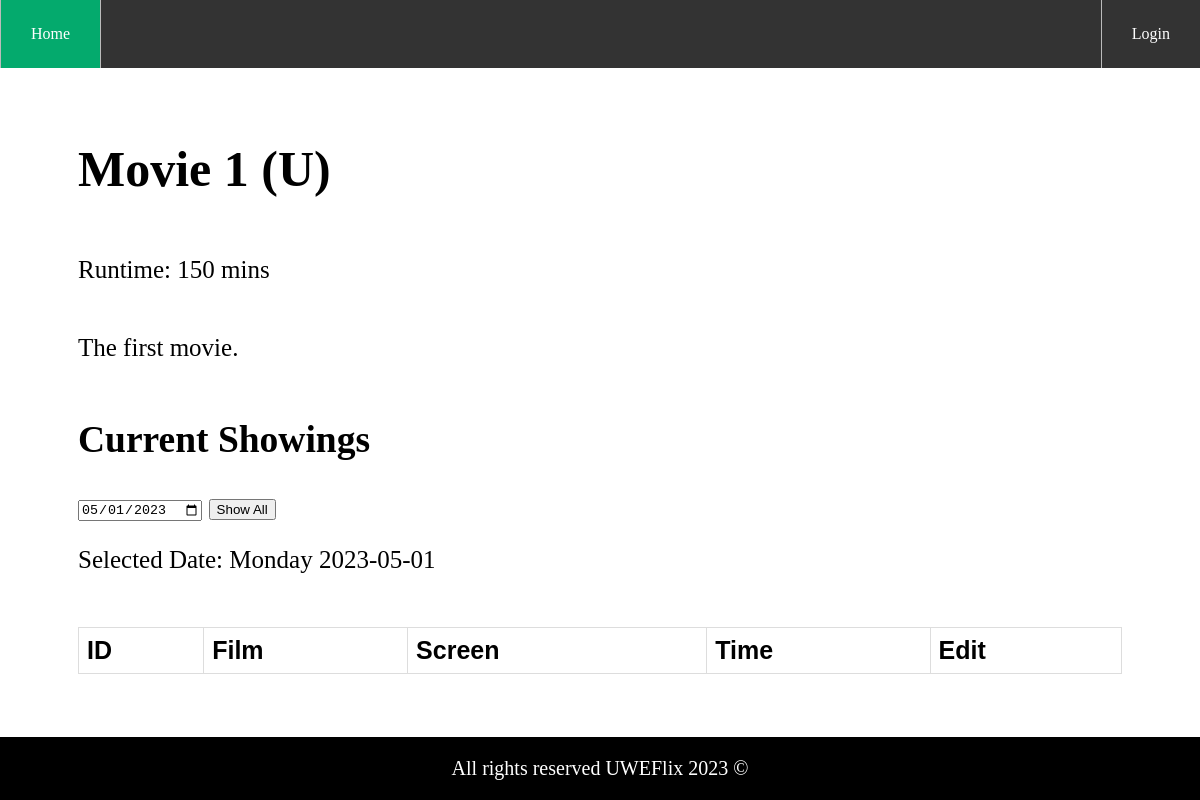
Screenshot of /view_film/1 with the database file from the repository.
### UWEFlix/models.py (models this page shows)
class Film(models.Model):
    RATINGS = (('U', 'U'), ('PG', 'PG'), ('12A', '12A'), ('12', '12'), ('15', '15'), ('18', '18'))
    title = models.CharField(max_length=32)
    age_rating = models.CharField(max_length=5, choices=RATINGS)
    duration = models.IntegerField()
    description = models.CharField(max_length=255)
    image = models.ImageField(upload_to='films/', null=True)
    def __str__(self):
        return self.title

### UWEFlix/views.py (the view)
# urls.py: path('view_film/<film_id>', views.film, name='View Film'),
def film(request, film_id):
    if film_id:
        lookup = Film.objects.get(id=film_id)
        showings = Showing.objects.filter(film=lookup)
        return render(request, 'UWEFlix/film.html', {'film': lookup, 'showings': showings})
    return redirect(home)

### UWEFlix/models.py (called while the page is built)
    def __str__(self):
        return "Screen " + str(self.screen_id)

### UWEFlix/templates/UWEFlix/film.html (shortened to what this page needs)
{% extends 'UWEFlix/parent.html' %}
{% block page %}
<head>
</head>
<h1>{{film.title}} ({{film.age_rating}})</h1>
<p>Runtime: {{film.duration}} mins</p>
<p>{{film.description}}</p>
<h2>Current Showings</h2>
<div>
    <input type="date" id="date_picker" onchange="updateDate()">
    <button onclick="showAll()">Show All</button>
    <p id="current_date"></p>
</div>
<br>
<table style="width:100%" id="available_viewings">
    <tr>
        <th>ID</th>
        <th>Film</th>
        <th>Screen</th>
        <th>Time</th>
        <th>Edit</th>
    </tr>
</table>
{% endblock %}

### UWEFlix/static/UWEFlix/main.css (style rules this page uses)
table { font-family: arial, sans-serif; border-collapse: collapse; width: 100%; }
td, th { border: 1px solid #dddddd; text-align: left; padding: 8px; }

### rows the page displays
Film: title "Movie 1", age_rating "U", duration "150", description "The first movie."
